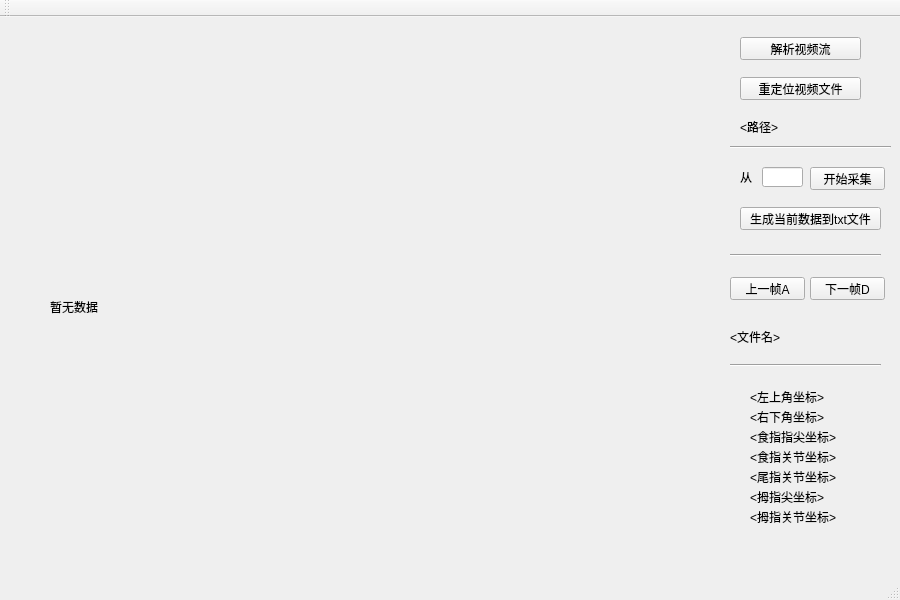
<?xml version="1.0" encoding="UTF-8"?>
<ui version="4.0">
 <class>CollectorClass</class>
 <widget class="QMainWindow" name="CollectorClass">
  <property name="geometry">
   <rect>
    <x>0</x>
    <y>0</y>
    <width>900</width>
    <height>600</height>
   </rect>
  </property>
  <property name="windowTitle">
   <string>Collector</string>
  </property>
  <widget class="QWidget" name="centralWidget">
   <widget class="QLabel" name="imageLabel">
    <property name="geometry">
     <rect>
      <x>50</x>
      <y>50</y>
      <width>640</width>
      <height>480</height>
     </rect>
    </property>
    <property name="text">
     <string>暂无数据</string>
    </property>
   </widget>
   <widget class="QPushButton" name="startButt">
    <property name="geometry">
     <rect>
      <x>810</x>
      <y>150</y>
      <width>75</width>
      <height>23</height>
     </rect>
    </property>
    <property name="text">
     <string>开始采集</string>
    </property>
   </widget>
   <widget class="QPushButton" name="endButt">
    <property name="geometry">
     <rect>
      <x>740</x>
      <y>190</y>
      <width>141</width>
      <height>23</height>
     </rect>
    </property>
    <property name="text">
     <string>生成当前数据到txt文件</string>
    </property>
   </widget>
   <widget class="QPushButton" name="lastButt">
    <property name="geometry">
     <rect>
      <x>730</x>
      <y>260</y>
      <width>75</width>
      <height>23</height>
     </rect>
    </property>
    <property name="text">
     <string>上一帧A</string>
    </property>
   </widget>
   <widget class="QPushButton" name="nextButt">
    <property name="geometry">
     <rect>
      <x>810</x>
      <y>260</y>
      <width>75</width>
      <height>23</height>
     </rect>
    </property>
    <property name="text">
     <string>下一帧D</string>
    </property>
   </widget>
   <widget class="QLabel" name="pathLabel">
    <property name="geometry">
     <rect>
      <x>740</x>
      <y>100</y>
      <width>121</width>
      <height>20</height>
     </rect>
    </property>
    <property name="text">
     <string>&lt;路径&gt;</string>
    </property>
   </widget>
   <widget class="QLabel" name="fileNameLabel">
    <property name="geometry">
     <rect>
      <x>730</x>
      <y>310</y>
      <width>151</width>
      <height>20</height>
     </rect>
    </property>
    <property name="text">
     <string>&lt;文件名&gt;</string>
    </property>
   </widget>
   <widget class="QLabel" name="tlLabel">
    <property name="geometry">
     <rect>
      <x>750</x>
      <y>370</y>
      <width>121</width>
      <height>20</height>
     </rect>
    </property>
    <property name="text">
     <string>&lt;左上角坐标&gt;</string>
    </property>
   </widget>
   <widget class="QLabel" name="brLabel">
    <property name="geometry">
     <rect>
      <x>750</x>
      <y>390</y>
      <width>121</width>
      <height>20</height>
     </rect>
    </property>
    <property name="text">
     <string>&lt;右下角坐标&gt;</string>
    </property>
   </widget>
   <widget class="QLabel" name="iftLabel">
    <property name="geometry">
     <rect>
      <x>750</x>
      <y>410</y>
      <width>121</width>
      <height>20</height>
     </rect>
    </property>
    <property name="text">
     <string>&lt;食指指尖坐标&gt;</string>
    </property>
   </widget>
   <widget class="QLabel" name="ifjLabel">
    <property name="geometry">
     <rect>
      <x>750</x>
      <y>430</y>
      <width>121</width>
      <height>20</height>
     </rect>
    </property>
    <property name="text">
     <string>&lt;食指关节坐标&gt;</string>
    </property>
   </widget>
   <widget class="QPushButton" name="videoButt">
    <property name="geometry">
     <rect>
      <x>740</x>
      <y>20</y>
      <width>121</width>
      <height>23</height>
     </rect>
    </property>
    <property name="text">
     <string>解析视频流</string>
    </property>
   </widget>
   <widget class="QPushButton" name="selectButt">
    <property name="geometry">
     <rect>
      <x>740</x>
      <y>60</y>
      <width>121</width>
      <height>23</height>
     </rect>
    </property>
    <property name="text">
     <string>重定位视频文件</string>
    </property>
   </widget>
   <widget class="QLineEdit" name="lineEdit">
    <property name="geometry">
     <rect>
      <x>762</x>
      <y>150</y>
      <width>41</width>
      <height>20</height>
     </rect>
    </property>
   </widget>
   <widget class="QLabel" name="label">
    <property name="geometry">
     <rect>
      <x>740</x>
      <y>150</y>
      <width>16</width>
      <height>20</height>
     </rect>
    </property>
    <property name="text">
     <string>从</string>
    </property>
   </widget>
   <widget class="Line" name="line">
    <property name="geometry">
     <rect>
      <x>730</x>
      <y>120</y>
      <width>161</width>
      <height>20</height>
     </rect>
    </property>
    <property name="orientation">
     <enum>Qt::Horizontal</enum>
    </property>
   </widget>
   <widget class="Line" name="line_2">
    <property name="geometry">
     <rect>
      <x>730</x>
      <y>230</y>
      <width>151</width>
      <height>16</height>
     </rect>
    </property>
    <property name="orientation">
     <enum>Qt::Horizontal</enum>
    </property>
   </widget>
   <widget class="QLabel" name="tfjLabel">
    <property name="geometry">
     <rect>
      <x>750</x>
      <y>450</y>
      <width>121</width>
      <height>20</height>
     </rect>
    </property>
    <property name="text">
     <string>&lt;尾指关节坐标&gt;</string>
    </property>
   </widget>
   <widget class="Line" name="line_3">
    <property name="geometry">
     <rect>
      <x>730</x>
      <y>340</y>
      <width>151</width>
      <height>16</height>
     </rect>
    </property>
    <property name="orientation">
     <enum>Qt::Horizontal</enum>
    </property>
   </widget>
   <widget class="QLabel" name="bjLabel">
    <property name="geometry">
     <rect>
      <x>750</x>
      <y>490</y>
      <width>121</width>
      <height>20</height>
     </rect>
    </property>
    <property name="text">
     <string>&lt;拇指关节坐标&gt;</string>
    </property>
   </widget>
   <widget class="QLabel" name="btLabel">
    <property name="geometry">
     <rect>
      <x>750</x>
      <y>470</y>
      <width>121</width>
      <height>20</height>
     </rect>
    </property>
    <property name="text">
     <string>&lt;拇指尖坐标&gt;</string>
    </property>
   </widget>
  </widget>
  <widget class="QMenuBar" name="menuBar">
   <property name="geometry">
    <rect>
     <x>0</x>
     <y>0</y>
     <width>900</width>
     <height>23</height>
    </rect>
   </property>
  </widget>
  <widget class="QToolBar" name="mainToolBar">
   <attribute name="toolBarArea">
    <enum>TopToolBarArea</enum>
   </attribute>
   <attribute name="toolBarBreak">
    <bool>false</bool>
   </attribute>
  </widget>
  <widget class="QStatusBar" name="statusBar"/>
 </widget>
 <layoutdefault spacing="6" margin="11"/>
 <resources>
  <include location="collector.qrc"/>
 </resources>
 <connections/>
 <slots>
  <slot>on_selectButt_clicked()</slot>
  <slot>on_startButt_clicked()</slot>
  <slot>on_endButt_clicked()</slot>
  <slot>on_lastButt_clicked()</slot>
  <slot>on_nextButt_clicked()</slot>
 </slots>
</ui>
